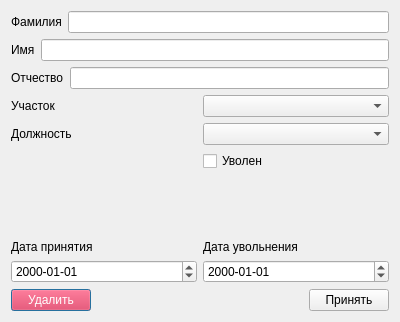
<?xml version="1.0" encoding="UTF-8"?>
<ui version="4.0">
 <class>UsersWindow</class>
 <widget class="QDialog" name="UsersWindow">
  <property name="geometry">
   <rect>
    <x>0</x>
    <y>0</y>
    <width>400</width>
    <height>322</height>
   </rect>
  </property>
  <property name="windowTitle">
   <string>Сотрудник</string>
  </property>
  <layout class="QVBoxLayout" name="verticalLayout_3">
   <item>
    <layout class="QHBoxLayout" name="horizontalLayout">
     <item>
      <widget class="QLabel" name="label">
       <property name="text">
        <string>Фамилия</string>
       </property>
      </widget>
     </item>
     <item>
      <widget class="QLineEdit" name="lineEdit"/>
     </item>
    </layout>
   </item>
   <item>
    <layout class="QHBoxLayout" name="horizontalLayout_2">
     <item>
      <widget class="QLabel" name="label_2">
       <property name="text">
        <string>Имя</string>
       </property>
      </widget>
     </item>
     <item>
      <widget class="QLineEdit" name="lineEdit_2"/>
     </item>
    </layout>
   </item>
   <item>
    <layout class="QHBoxLayout" name="horizontalLayout_3">
     <item>
      <widget class="QLabel" name="label_3">
       <property name="text">
        <string>Отчество</string>
       </property>
      </widget>
     </item>
     <item>
      <widget class="QLineEdit" name="lineEdit_3"/>
     </item>
    </layout>
   </item>
   <item>
    <layout class="QHBoxLayout" name="horizontalLayout_4">
     <item>
      <widget class="QLabel" name="label_4">
       <property name="text">
        <string>Участок</string>
       </property>
      </widget>
     </item>
     <item>
      <widget class="QComboBox" name="comboBox"/>
     </item>
    </layout>
   </item>
   <item>
    <layout class="QHBoxLayout" name="horizontalLayout_5">
     <item>
      <widget class="QLabel" name="label_5">
       <property name="text">
        <string>Должность</string>
       </property>
      </widget>
     </item>
     <item>
      <widget class="QComboBox" name="comboBox_2"/>
     </item>
    </layout>
   </item>
   <item>
    <layout class="QHBoxLayout" name="horizontalLayout_6">
     <item>
      <layout class="QVBoxLayout" name="verticalLayout">
       <item>
        <spacer name="verticalSpacer_2">
         <property name="orientation">
          <enum>Qt::Vertical</enum>
         </property>
         <property name="sizeHint" stdset="0">
          <size>
           <width>20</width>
           <height>40</height>
          </size>
         </property>
        </spacer>
       </item>
       <item>
        <widget class="QLabel" name="label_6">
         <property name="text">
          <string>Дата принятия</string>
         </property>
        </widget>
       </item>
       <item>
        <widget class="QDateEdit" name="dateEdit">
         <property name="displayFormat">
          <string>yyyy-MM-dd</string>
         </property>
        </widget>
       </item>
      </layout>
     </item>
     <item>
      <layout class="QVBoxLayout" name="verticalLayout_2">
       <item>
        <widget class="QCheckBox" name="checkBox">
         <property name="text">
          <string>Уволен</string>
         </property>
        </widget>
       </item>
       <item>
        <spacer name="verticalSpacer">
         <property name="orientation">
          <enum>Qt::Vertical</enum>
         </property>
         <property name="sizeHint" stdset="0">
          <size>
           <width>20</width>
           <height>40</height>
          </size>
         </property>
        </spacer>
       </item>
       <item>
        <widget class="QLabel" name="label_7">
         <property name="text">
          <string>Дата увольнения</string>
         </property>
        </widget>
       </item>
       <item>
        <widget class="QDateEdit" name="dateEdit_2">
         <property name="displayFormat">
          <string>yyyy-MM-dd</string>
         </property>
        </widget>
       </item>
      </layout>
     </item>
    </layout>
   </item>
   <item>
    <layout class="QHBoxLayout" name="horizontalLayout_7">
     <item>
      <widget class="QPushButton" name="pushButton_2">
       <property name="autoFillBackground">
        <bool>false</bool>
       </property>
       <property name="styleSheet">
        <string notr="true">QPushButton {
	background-color: #ff002d;
	color: white;
}</string>
       </property>
       <property name="text">
        <string>Удалить</string>
       </property>
      </widget>
     </item>
     <item>
      <spacer name="horizontalSpacer">
       <property name="orientation">
        <enum>Qt::Horizontal</enum>
       </property>
       <property name="sizeHint" stdset="0">
        <size>
         <width>40</width>
         <height>20</height>
        </size>
       </property>
      </spacer>
     </item>
     <item>
      <widget class="QPushButton" name="pushButton">
       <property name="text">
        <string>Принять</string>
       </property>
      </widget>
     </item>
    </layout>
   </item>
  </layout>
 </widget>
 <resources/>
 <connections/>
</ui>
